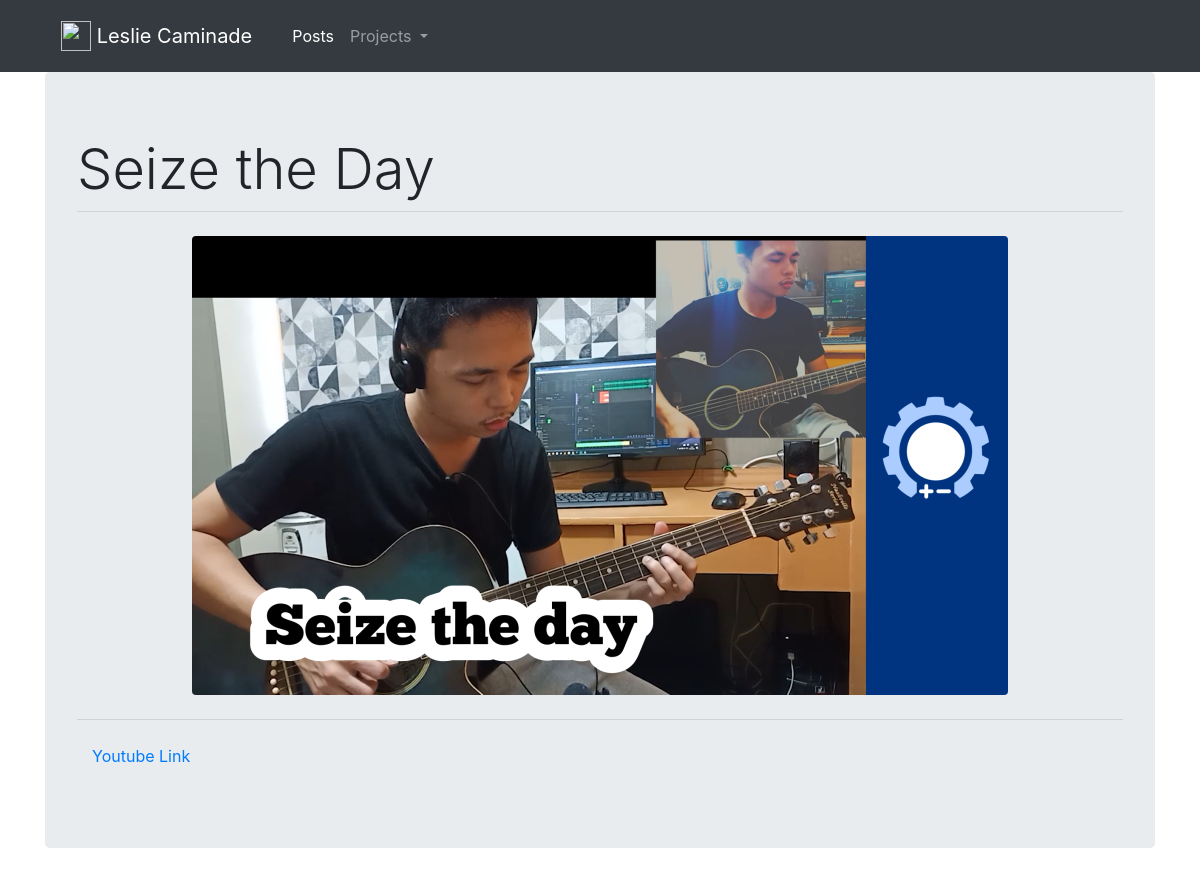
Page /post/11 on the earlier database version.
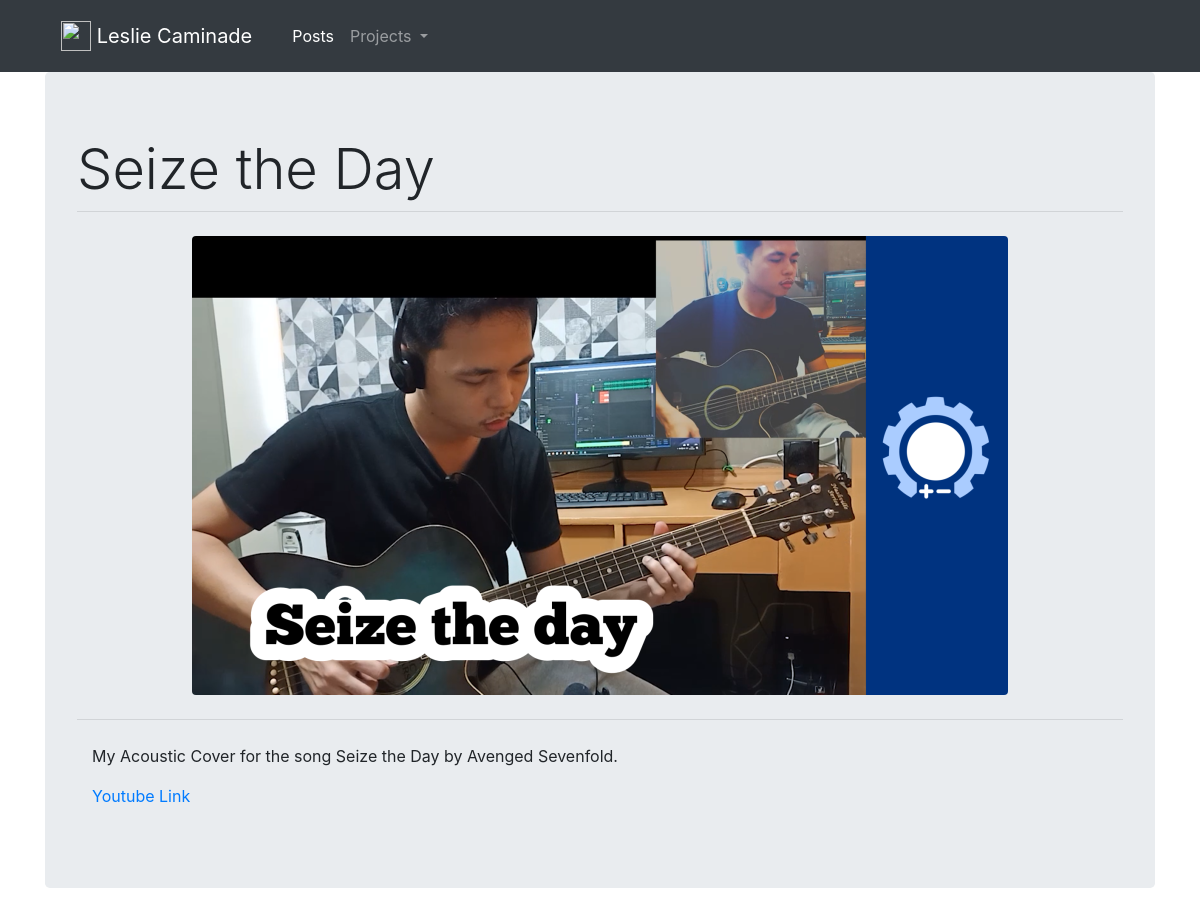
Same page on the later database version.
### main_app/models.py (models this page shows)
class Post(models.Model):
    author = models.ForeignKey('auth.User', on_delete = models.PROTECT, blank = True)
    title = models.CharField(max_length = 200, blank = True)
    thumbnail = models.ImageField(upload_to = 'thumbnail/', blank = True)
    content_1 = models.TextField(blank = True)
    inline_1 = models.ImageField(upload_to='inlines/', blank = True)
    content_2 = models.TextField(blank = True)
    inline_2 = models.ImageField(upload_to='inlines/', blank = True)
    content_3 = models.TextField(blank = True)
    inline_3 = models.ImageField(upload_to='inlines/', blank = True)
    content_4 = models.TextField(blank = True)
    inline_4 = models.ImageField(upload_to='inlines/', blank = True)
    content_5 = models.TextField(blank = True)
    inline_5 = models.ImageField(upload_to='inlines/', blank = True)
    published_date = models.DateTimeField(default = timezone.now)

### main_app/views.py (the view)
# urls.py: path('post/<pk>', views.post_detail, name = 'post_detail'),
def post_detail(request, pk):
    pages_list = Page.objects.order_by('title')
    post = Post.objects.get(pk=pk)
    context_dict = {
        'post':post,
        'pages_list':pages_list,
        }
    return render(request, 'main_app/post_detail.html', context_dict)

### templates/main_app/post_detail.html (shortened to what this page needs)
{% extends 'main_app/base.html' %}
{% block content %}
<h1 class = "display-4">{{post.title}}</h1>
<hr class="my-1">
{% if post.thumbnail %}
<div class="container">
  <img src="{{ post.thumbnail.url }}" class="img-fluid rounded mx-auto d-block m-4 " alt="thumbnail image">
</div>
{% endif %}
<hr class="my-4">
{% if post.content_1 %}
<div class="container">
  <p>{{post.content_1 | safe}}</p>
</div>
{% endif %}
{% if post.content_2 %}
<div class="container">
  <p>{{post.content_2 | safe}}</p>
</div>
{% endif %}
{% endblock %}

Differences in the rows shown:
changed Post "Seize the Day": content_1 "Youtube Link" → "My Acoustic Cover for the song Seize the Day by Avenged Sevenfold."; content_2 (not shown) → "Youtube Link"
